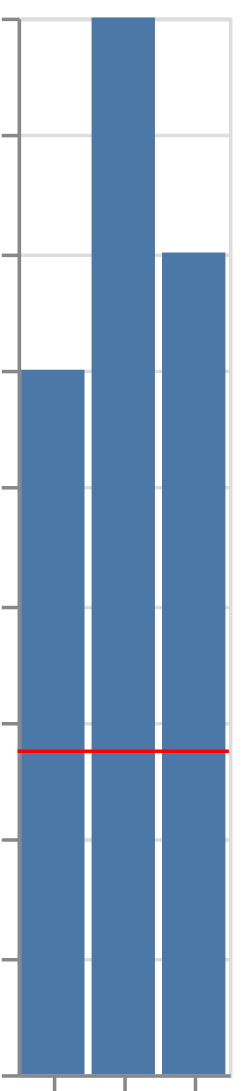

The specification (Vega-Lite) saved for this image:
### Vega-Lite specification from a JSON file in a GitHub repository (floating-point values rounded to 4 significant figures)
{"$schema": "https://vega.github.io/schema/vega-lite/v6.json", "padding": 5, "autosize": "none", "data": {"name": "table", "values": [{"c": "A", "g": "p", "x": 1, "y": 2, "v": 5, "t": "2024-01-15", "o": {"v": 3}, "IMDB Rating": 6.1, "d": "x1"}, {"c": "B", "g": "q", "x": 2, "y": 4, "v": 9, "t": "2024-02-20", "o": {"v": 7}, "IMDB Rating": 7.4, "d": "x2"}, {"c": "A", "g": "q", "x": 3, "y": 3, "v": 2, "t": "2024-03-05", "o": {"v": 1}, "IMDB Rating": 5.2, "d": "x1"}, {"c": "C", "g": "p", "x": 4, "y": 6, "v": 7, "t": "2024-05-30", "o": {"v": 4}, "IMDB Rating": 8.8, "d": "x3"}, {"c": "B", "g": "p", "x": 5, "y": 5, "v": 4, "t": "2024-07-11", "o": {"v": 9}, "IMDB Rating": 6.9, "d": "x2"}, {"c": "C", "g": "q", "x": 6, "y": 8, "v": 6, "t": "2024-09-02", "o": {"v": 2}, "IMDB Rating": 7.7, "d": "x3"}, {"c": "A", "g": "p", "x": 7, "y": 7, "v": 8, "t": "2024-11-25", "o": {"v": 5}, "IMDB Rating": 4.4, "d": "x1"}, {"c": "B", "g": "q", "x": 8, "y": 9, "v": 3, "t": "2024-12-31", "o": {"v": 8}, "IMDB Rating": 9.1, "d": "x2"}]}, "layer": [{"mark": "bar", "encoding": {"x": {"field": "c", "type": "nominal"}, "y": {"aggregate": "sum", "field": "y", "type": "quantitative"}}}, {"mark": {"type": "rule", "color": "red"}, "encoding": {"y": {"aggregate": "mean", "field": "y", "type": "quantitative"}}}]}
